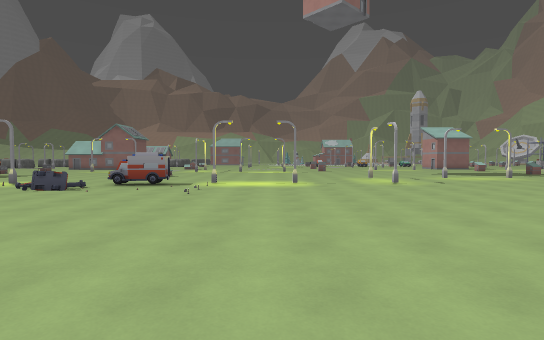
[1] (above)

24 first-person views from a walk through a Godot game level. The camera is 1.5 m above the floor, tilts 2° down and sees 80° across. The floor is counted in squares, 2 m on a side. Each view is taken from the middle of a square. On the plan, view 1 faces up. The plan holds only what a view shows up to about 11 squares ahead; the rest is blank. The place goes on beyond the plan. Characters and animated objects are not drawn. Some surface patterns are stand-ins.

[2]
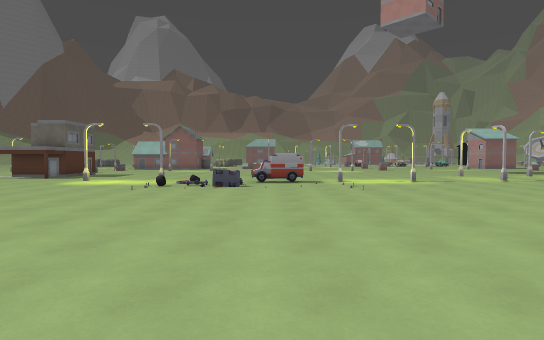

[3]
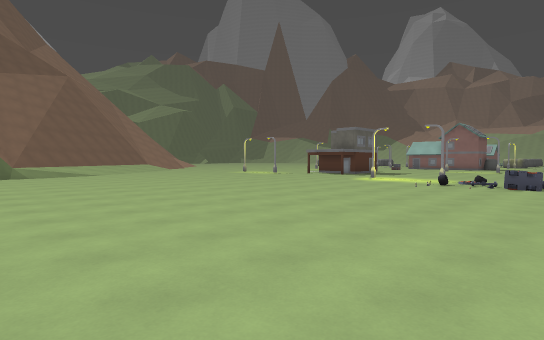

[4]
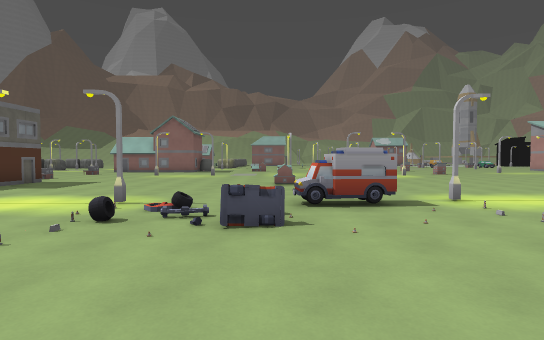

[5]
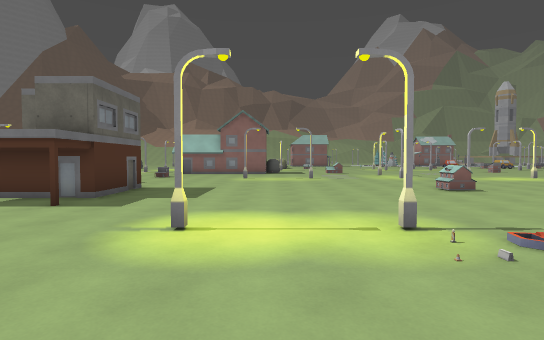

[6]
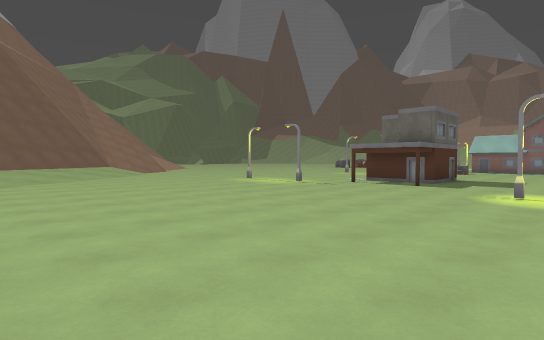

[7]
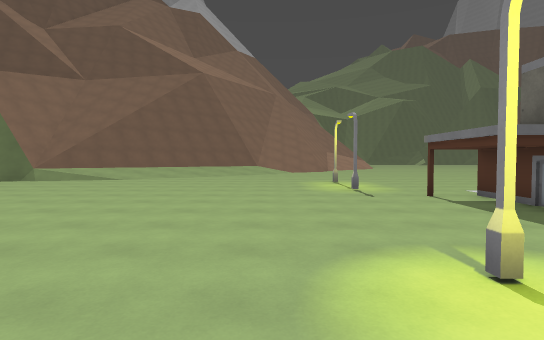

[8]
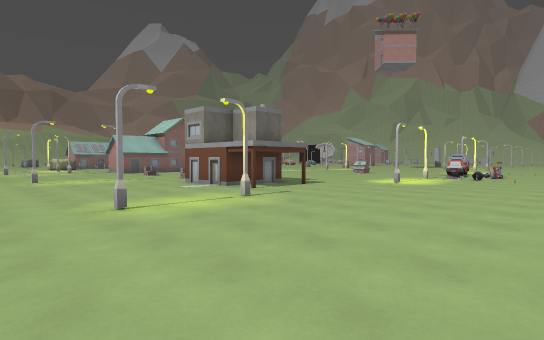

[9]
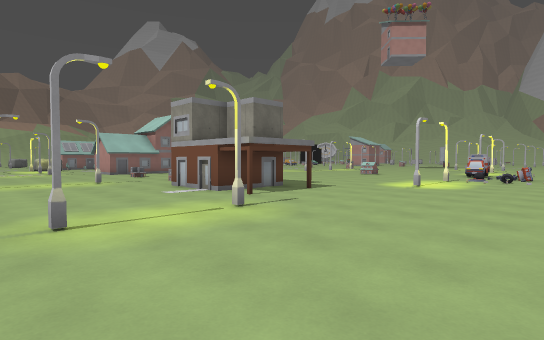

[10]
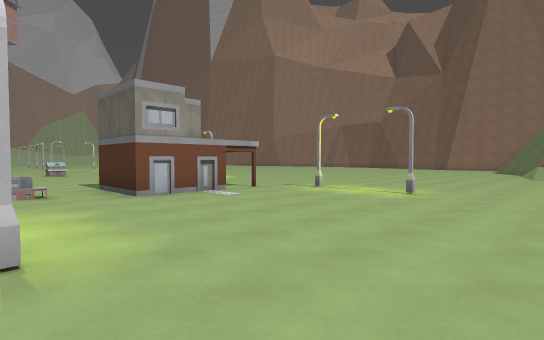

[11]
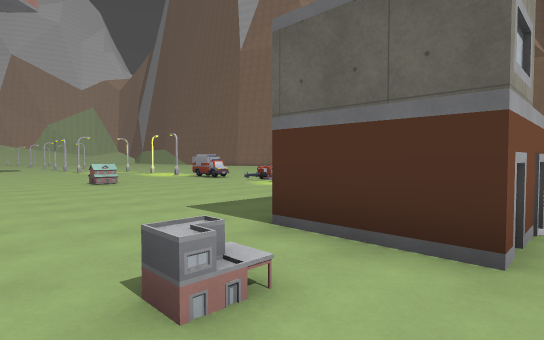

[12]
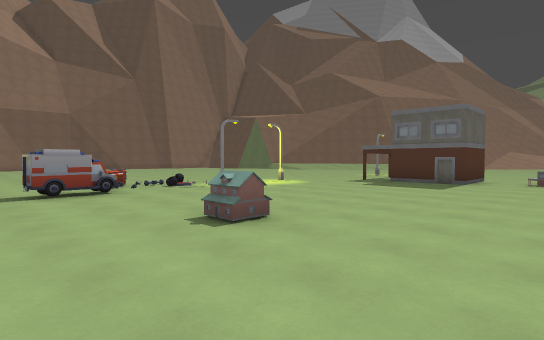

[13]
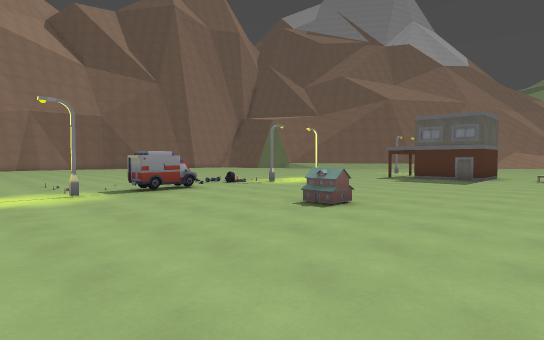

[14]
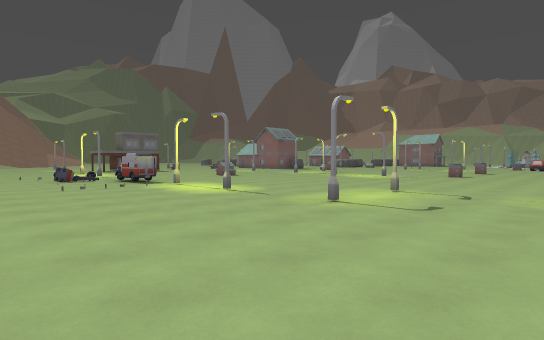

[15]
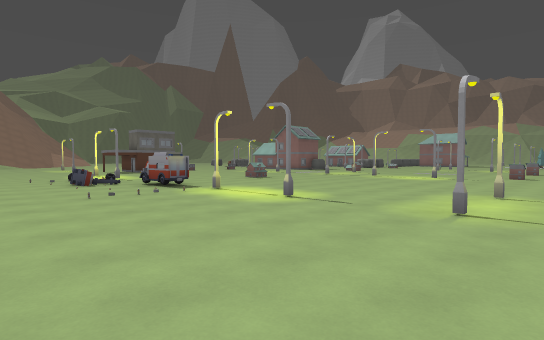

[16]
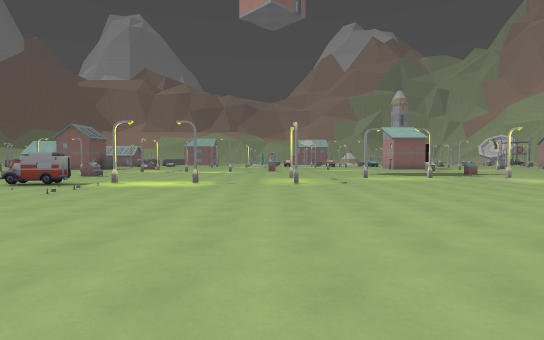

[17]
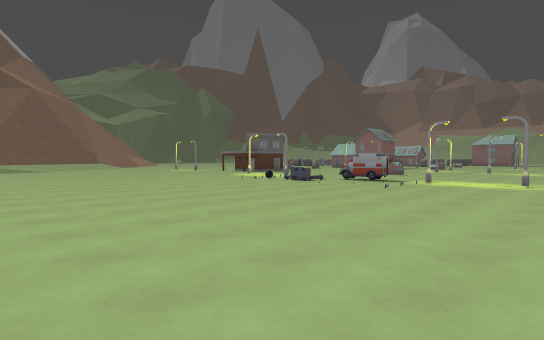

[18]
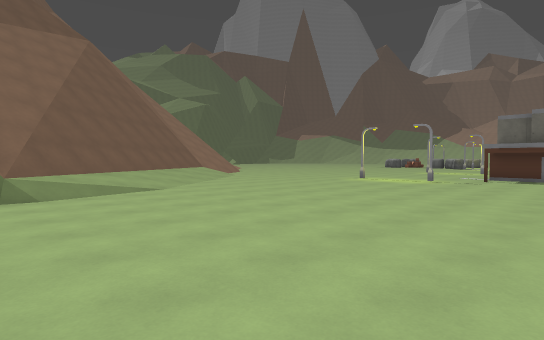

[19]
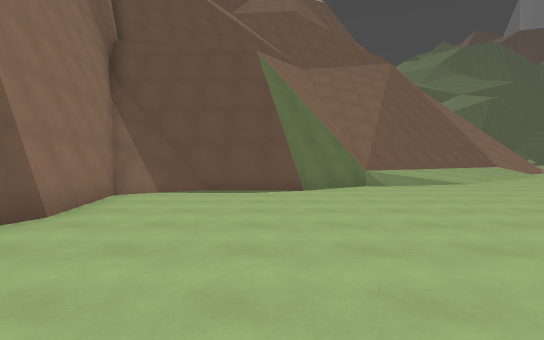

[20]
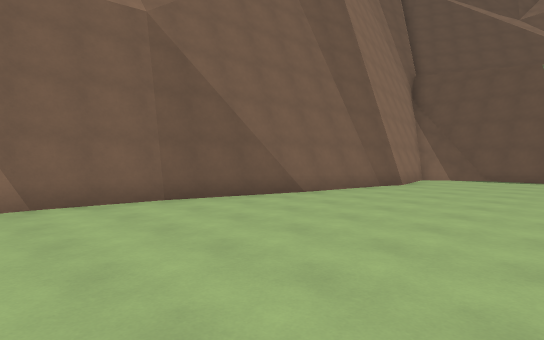

[21]
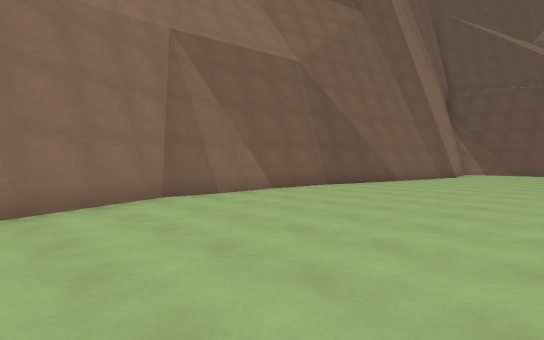

[22]
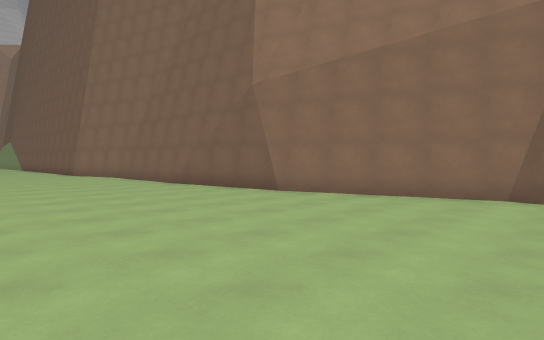

[23]
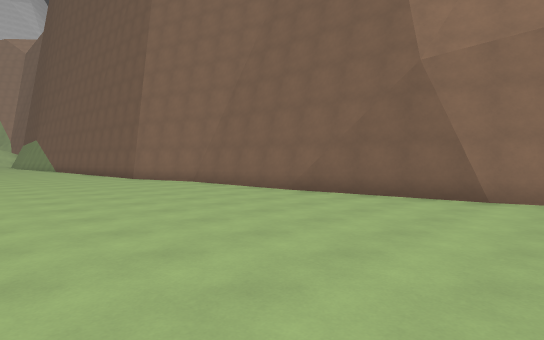

[24]
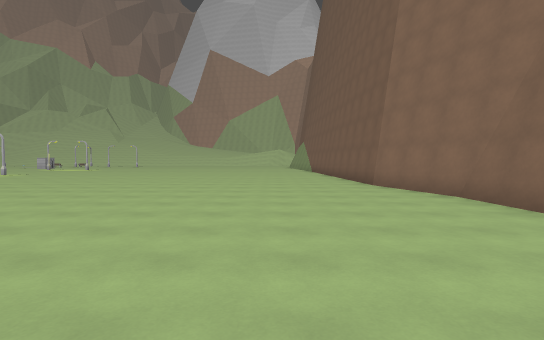

### Floor plan
Key: @ floor where view 1 was taken; # wall or solid block; . floor; / step, stairs or slope; = window, fence, low wall or low ledge; O other object.
Columns run from 21 left of view 1 to 14 right of it. Each row starts with its distance up from view 1.
 17 ...................... .....
 16 ........=...................
 15 ............................
 14 .......##.......#...........
 13 .......##...................
 12 .......##................#..
 11  .....#..........................
 10  ..#.#.............#..#..#.......
  9  ..........#.#...#...............
  8  .............O.=...............
  7  ..............................
  6 ..............................   ...
  5 .............................   ....
  4 /............................  .....
  3 //..........................  ......
  2 #/..................................
  1 #//.................................
  0 ##/..................@..............
 -1  ##.................................
 -2   ##................................
 -3    #................................
 -4    #................................
 -5   ##.............................###
 -6  ###//##.................#########
 -7  ####  #####.........#####
 -8 ###        ###########

Where each view was taken, in squares from view 1:
view 1: 0 up, 0 right, facing up
view 2: 1 down, 4 left, facing up
view 3: 2 down, 4 left, facing up-left
view 4: 4 up, 5 left, facing up
view 5: 6 up, 9 left, facing up
view 6: 2 up, 9 left, facing up-left
view 7: 8 up, 8 left, facing left
view 8: 5 up, 20 left, facing up-right
view 9: 6 up, 19 left, facing up-right
view 10: 17 up, 21 left, facing down-right
view 11: 17 up, 15 left, facing down-right
view 12: 17 up, 2 left, facing down-left
view 13: 17 up, 0 right, facing down-left
view 14: 5 up, 7 right, facing up-left
view 15: 5 up, 5 right, facing up-left
view 16: 0 up, 3 right, facing up
view 17: 1 down, 2 right, facing up-left
view 18: 1 down, 12 left, facing up-left
view 19: 3 down, 10 left, facing left
view 20: 2 down, 5 left, facing down-left
view 21: 2 down, 0 right, facing down-left
view 22: 1 down, 4 left, facing down-right
view 23: 0 up, 0 right, facing down-right
view 24: 2 down, 3 right, facing right
